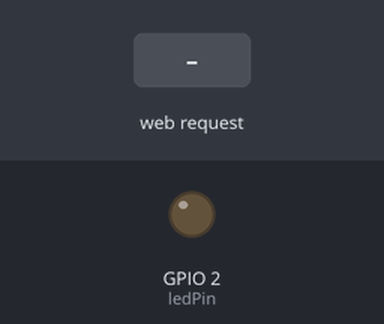
The program below on a simulated ESP32. Parts: output pins drawn as LEDs (lit = HIGH). The test bench sets the inputs (shaded band). WiFi joins after 1.5 s; servers stay silent unless stated; storage starts empty; what the program prints to the serial monitor is not drawn.

Above: at 2.7 s.
2.8 s: HTTP request GET /led/on received
At 4.0 s:
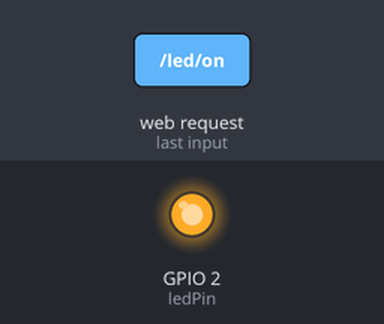
4.3 s: HTTP request GET /led/off received
At 5.3 s:
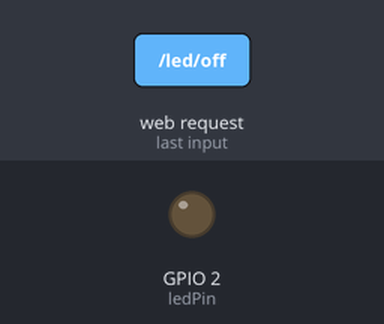
Timing chart, 0 to 7.3 s (numbered marks = the images above; inputs shaded):
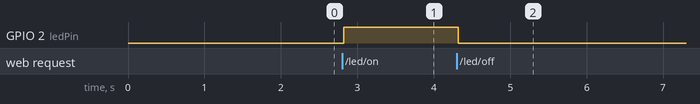

The program:

main.cpp
```cpp
#include <Arduino.h>
#include <WiFi.h>
#include <ESPAsyncWebServer.h>
#include <LittleFS.h>

// Credenciais da rede Wi-Fi
const char* ssid = "2G_Wifi_Not_Found";
const char* password = "85DC-MXVK@85";

// Define o pino do LED (geralmente pino 2 no ESP32 NodeMCU)
const int ledPin = 2;
bool ledState = false;

// Cria o servidor web na porta 80
AsyncWebServer server(80);

// Funcao que substitui os placeholders (%STATUS_LED%) no HTML pelo valor real
String processor(const String& var) {
    if (var == "STATUS_LED") {
        return ledState ? "LIGADO" : "DESLIGADO";
    }
    return String();
}


void setup() {
  Serial.begin(115200);
    pinMode(ledPin, OUTPUT);
    digitalWrite(ledPin, LOW);

    // 1. Inicializa o LittleFS
    if (!LittleFS.begin()) {
        Serial.println("Erro ao montar o LittleFS!");
        return;
    }

    // 2. Conecta ao Wi-Fi
    WiFi.begin(ssid, password);
    Serial.print("Conectando ao Wi-Fi");
    while (WiFi.status() != WL_CONNECTED) {
        delay(500);
        Serial.print(".");
    }
    Serial.println("\nConectado com sucesso!");
    Serial.print("Endereço IP do ESP32: ");
    Serial.println(WiFi.localIP());

    // 1. Rota principal: Agora serve apenas o arquivo HTML puro (sem o processor lento)
    server.on("/", HTTP_GET, [](AsyncWebServerRequest *request){
        request->send(LittleFS, "/index.html", "text/html");
    });

     // 1.1: Entrega o arquivo CSS com o cabeçalho correto ("text/css")
    server.on("/style.css", HTTP_GET, [](AsyncWebServerRequest *request){
        request->send(LittleFS, "/style.css", "text/css");
    });

     // 2. Rota que o JavaScript consulta para saber o estado atual ao abrir a página
    server.on("/status", HTTP_GET, [](AsyncWebServerRequest *request){
        request->send(200, "text/plain", ledState ? "LIGADO" : "DESLIGADO");
    });

    // 3. Rota para LIGAR o LED (retorna o novo status para o Fetch API)
    server.on("/led/on", HTTP_GET, [](AsyncWebServerRequest *request){
        ledState = true;
        digitalWrite(ledPin, HIGH);
        request->send(200, "text/plain", "LIGADO");
    });

    // 4. Rota para DESLIGAR o LED (retorna o novo status para o Fetch API)
    server.on("/led/off", HTTP_GET, [](AsyncWebServerRequest *request){
        ledState = false;
        digitalWrite(ledPin, LOW);
        request->send(200, "text/plain", "DESLIGADO");
    });

    // Inicializa o servidor
    server.begin();

}

void loop() {
   // Como o ESPAsyncWebServer e assincrono, nao precisamos colocar nada aqui!
}
```

Measured:
- after the input at 2.8 s, GPIO 2 (ledPin): LOW → HIGH at once
- after the input at 4.3 s, GPIO 2 (ledPin): HIGH → LOW at once
